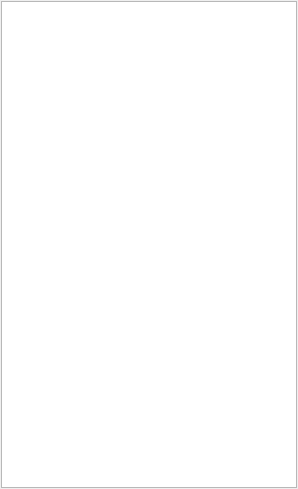
<?xml version="1.0" encoding="UTF-8"?>
<ui version="4.0">
 <class>ThumbsPage</class>
 <widget class="QWidget" name="ThumbsPage">
  <property name="geometry">
   <rect>
    <x>0</x>
    <y>0</y>
    <width>298</width>
    <height>489</height>
   </rect>
  </property>
  <property name="windowTitle">
   <string/>
  </property>
  <layout class="QVBoxLayout" name="verticalLayout">
   <property name="margin">
    <number>1</number>
   </property>
   <item>
    <widget class="QGraphicsView" name="ThumbsView_"/>
   </item>
  </layout>
 </widget>
 <resources/>
 <connections/>
</ui>
